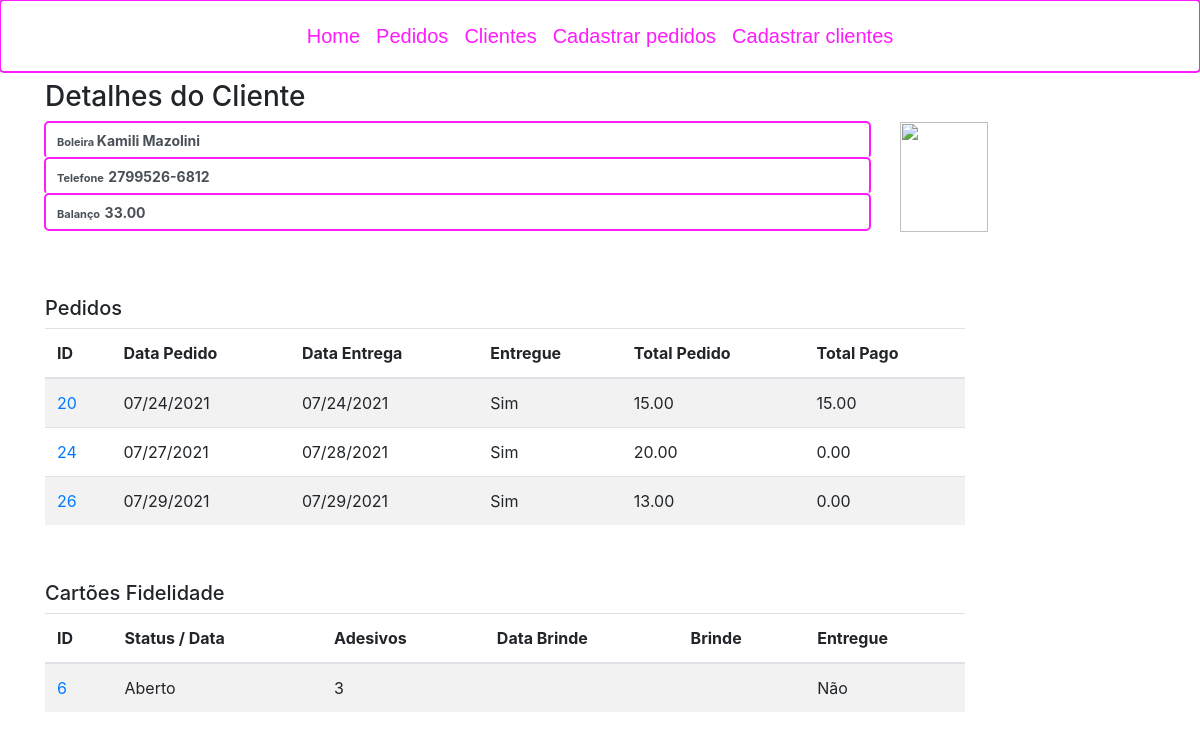
/clients/15/detail/ (signed in), run on an earlier commit of the app's database.
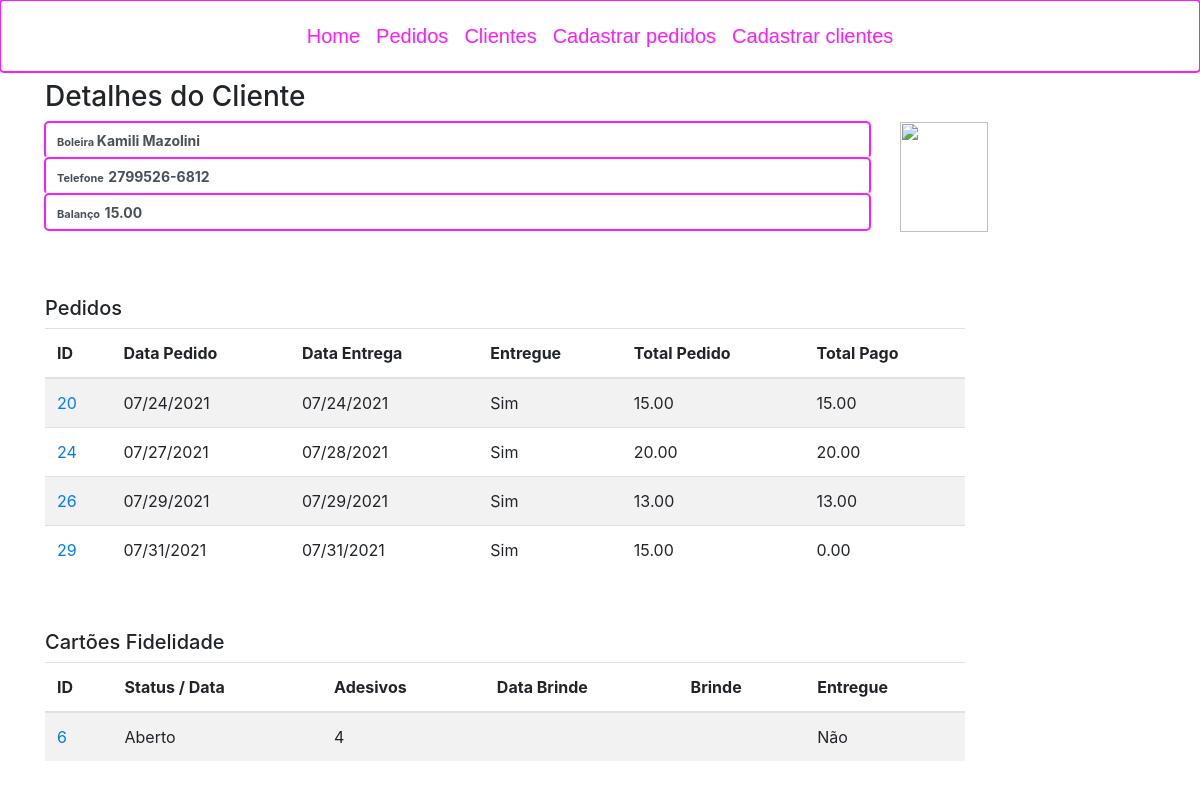
And on a later commit of the database.
### order_control/models.py (models this page shows, shortened)
class Client (models.Model):
    createAt = models.DateTimeField(auto_now_add=True)
    name = models.CharField(max_length=255, verbose_name='Nome do Cliente')
    phone = models.CharField(max_length=15, null=True, blank=True, verbose_name='Telefone')
    picture = models.FileField(upload_to='clients/', null=True, blank=True, verbose_name='Foto de Perfil')
    balance = models.DecimalField(max_digits=8, decimal_places=2, default=0.0, verbose_name='Balanço')
    cakeMaker = models.BooleanField(default=False, verbose_name='Boleira')

class Order(models.Model):
    createdAt = models.DateTimeField(auto_now_add=True)
    deliveryAt = models.DateTimeField(null=True, blank=True, verbose_name="Entregar em")
    delivered = models.BooleanField(default=False, verbose_name="Entregue")
    description = models.TextField(max_length=255, null=True, blank=True)
    downPayment = models.DecimalField(max_digits=8, decimal_places=2, verbose_name='Entrada R$', null=True, blank=True, default=0.00)
    totalOrder = models.DecimalField(max_digits=8, decimal_places=2, verbose_name='Total Pedido R$', null=True, blank=True, default=0.00)
    totalPayment = models.DecimalField(max_digits=8, decimal_places=2, verbose_name='Total Pago R$', null=True, blank=True, default=0.00)
    client = models.ForeignKey(Client, on_delete=models.PROTECT, verbose_name='Cliente')

class LoyatyCard(models.Model):
    createdAt = models.DateTimeField(auto_now_add=True)
    adhesiveCount = models.IntegerField(null=True, blank=True, default=0)
    finishedAt = models.DateTimeField(null=True, blank=True, default=None)
    giftDate = models.DateTimeField(null=True,  blank=True)
    giftTopOfCake = models.ForeignKey(BoxTop, on_delete=models.PROTECT, null=True, blank=True)
    client = models.ForeignKey(Client, on_delete=models.PROTECT)
    isDelivered = models.BooleanField(default=False, verbose_name="Está entregue?")

### order_control/views.py (the view)
# urls.py: path('clients/<int:id>/detail/', views.client_details, name='client_detail'),
@login_required(login_url=reverse_lazy('order_control:login'))
def client_details(request, id):
    client = Client.objects.get(id=id)
    order = Order.objects.filter(client=client).order_by('delivered', 'deliveryAt')
    loyatyCard = LoyatyCard.objects.filter(client=client).order_by('finishedAt', 'giftDate')
    return render(request, 'order_control/client/detail.html', {'client': client, 'orders': order, 'loyatyCards':loyatyCard})

### templates/order_control/client/detail.html (shortened to what this page needs)
{% extends "layout.html" %}
{% block content %}
    <div class="container">
        <h3> Detalhes do Cliente </h3>
       <div id="hideDescription">
            <div class="form-group">
                <div class="row">
                    <div  id="head" class="col-sm-9" >
                        <div class='form-control'>
                            <span class='label label-default' style='font-size:11px;'>
                                <strong>
                                    {% if client.cakeMaker%}
                                        Boleira
                                    {% else %}
                                        cliente
                                    {% endif %}
                                </strong>
                            </span>
                            <span class='label label-default' style='font-size:14px;'  ><strong>{{ client.name }}</strong></span>
                        </div>
                        <div class='form-control'>
                            <span class='label label-default' style='font-size:11px;'><strong>Telefone</strong></span>
                            <span class='label label-default' style='font-size:14px;' ><strong>{{ client.phone }}</strong></span>
                        </div>
                        <div class='form-control'>
                            <span class='label label-default' style='font-size:11px;'><strong>Balanço</strong></span>
                            <span class='label label-default' style='font-size:14px;' ><strong>{{ client.balance }}</strong></span>
                        </div>
                    </div>
                    <div id="photo" class="col-sm-3">
                        <img src='{{ MEDIA_URL}}{{ client.picture }}' width="88" height="110">
                    </div>
                </div>
            </div>
            <div class="form-group">
                <h5>Pedidos</h5>
                <div class="row">
                    <div  class="col-sm-10" >
                        <table class="table table-striped table-hover">
                            <thead>
                            <tr>
                                <th>ID</th>
                                <th>Data Pedido</th>
                                <th>Data Entrega</th>
                                <th>Entregue</th>
                                <th>Total Pedido</th>
                                <th>Total Pago</th>
                            </tr>
                            </thead>
                            <tbody>
                            {% for order in orders %}
                                <tr>
                                    <td><a href="{% url 'order_control:order_detail'  order.id %}"> {{ order.id }} </a></td>
                                    <td>{{ order.createdAt|date:"SHORT_DATE_FORMAT" }}</td>
                                    <td>{{ order.deliveryAt|date:"SHORT_DATE_FORMAT" }}</td>
                                    <td>{% if order.delivered %}
                                            Sim
                                        {% else %}
                                            Não
                                        {% endif %}
                                    </td>
                                    <td>{{ order.totalOrder }}</td>
                                    <td>{{ order.totalPayment }}</td>
                                </tr>
                            {% endfor %}
                            </tbody>
                        </table>
                    </div>
                </div>
            </div>
           {% if loyatyCards %}
               <div class="form-group">
                   <h5>Cartões Fidelidade</h5>
                    <div class="row">
                        <div  class="col-sm-10" >
                            <table class="table table-striped table-hover">
                                <thead>
                                <tr>
                                    <th>ID</th>
                                    <th>Status / Data</th>
                                    <th>Adesivos</th>
                                    <th>Data Brinde</th>
                                    <th>Brinde</th>
                                    <th>Entregue</th>
                                </tr>
                                </thead>
                                <tbody>
                                {% for loyatyCard in loyatyCards %}
                                    <tr>
                                        <td><a href="{% url 'order_control:loyatyCard_details'  loyatyCard.id %}"> {{ loyatyCard.id }} </a></td>
                                        <td>{% if loyatyCard.finishedAt %}
                                                Fechado - {{ loyatyCard.finishedAt|date:"SHORT_DATE_FORMAT" }}
                                            {% else %}
                                                Aberto
                                            {% endif %}
                                        </td>
                                        <td>{{ loyatyCard.adhesiveCount }}</td>
                                        <td>
                                        </td>
                                        <td>
                                        </td>
                                        <td>{% if loyatyCard.isDelivered %}
                                                Sim
                                            {% else %} Não
                                            {% endif %}
                                        </td>
                                    </tr>
                                {% endfor %}
                                </tbody>
                            </table>
                        </div>
                    </div>
               </div>
           {% endif %}
        </div>
    </div>
{% endblock %}

### templates/layout.html (shortened to what this page needs)
<!DOCTYPE html>
<html lang="en">
<head>
    	{% load static %}
    <link rel="stylesheet" href="{% static '/order_control/css/bootstrap.min.css' %}" />
    <link rel="stylesheet" href="{% static '/order_control/css/style.css' %}" />
    <link href="https://cdn.jsdelivr.net/npm/select2@4.1.0-rc.0/dist/css/select2.min.css" rel="stylesheet" />
</head>
<body>
            <nav class="navbar navbar-expand navbar-light form-control" style="background-color: #fff;">
                <div class="mx-auto order-0">
                  <div class="collapse navbar-collapse" id="navbarNavAltMarkup">
                    <div class="navbar-nav">
                      <a class="nav-item nav-link"  href="{% url 'order_control:homeView' %}"><span class="textMenu"> Home </span></a>
                      <a class="nav-item nav-link" href="/orders/"><span class="textMenu"> Pedidos </span></a>
                      <a class="nav-item nav-link" href="/clients/"><span class="textMenu"> Clientes </span></a>
                      <a class="nav-item nav-link" href="/order/"><span class="textMenu"> Cadastrar pedidos </span></a>
                      <a class="nav-item nav-link" href="/client/"><span class="textMenu"> Cadastrar clientes </span></a>
                    </div>
                  </div>
                  </div>
            </nav>
        {% block content %} {% endblock %}
</body>
</html>

### static/order_control/css/style.css (style rules this page uses)
.navbar-expand { -sm|-md|-lg|-xl }
.textMenu { display: block; font-family: Arial, Helvetica, sans-serif; text-align: center; color: #fe1bfcff; font-size: 20px; line-height: 40px; vertical-align: middle; }
.form-control, .form-control:focus { box-shadow: 0 0 0 0 rgba(255, 255, 255, 0); border: rgba(255, 255, 255, 0); outline: #fe1bfcff auto 5px ; }

What changed in the data, as far as the page shows it:
changed Client "Kamili Mazolini": balance "33.00" → "15.00"
changed Order id 24: totalPayment "0.00" → "20.00"
changed Order id 26: totalPayment "0.00" → "13.00"
added Order: id "29", createdAt "07/31/2021", deliveryAt "07/31/2021", delivered "Sim", totalOrder "15.00", totalPayment "0.00"
changed LoyatyCard id 6: adhesiveCount "3" → "4"
